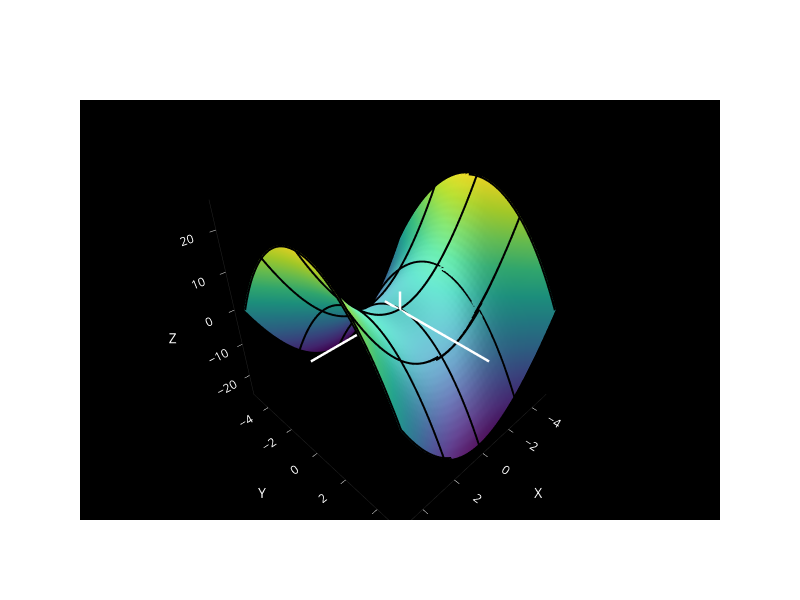

The notebook cell saved with this chart:
### Markdown cell above
## Paraboloide hiperbólico

### Code cell
r = lambda x, y : (x, y, x**2 - y**2)
my_surface_plotter(r, ( (domain("x", -5, 5), domain("y", -5, 5))))
